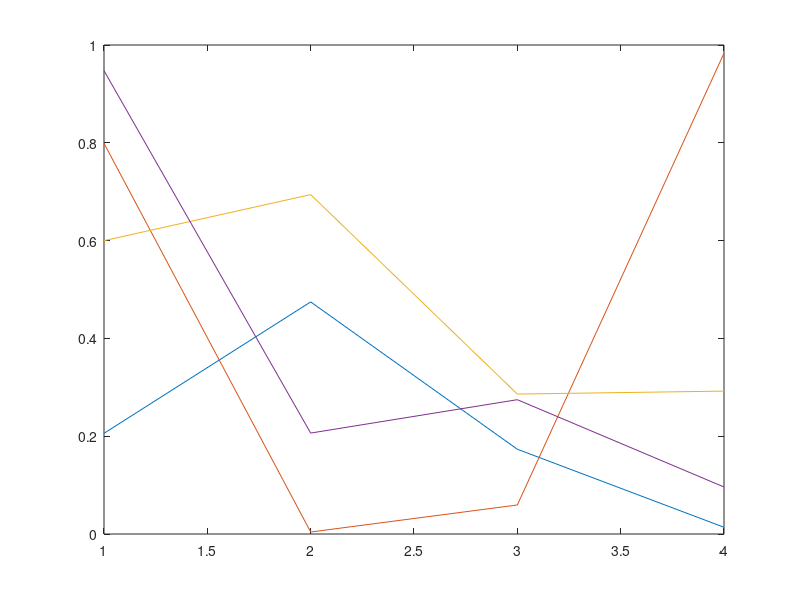
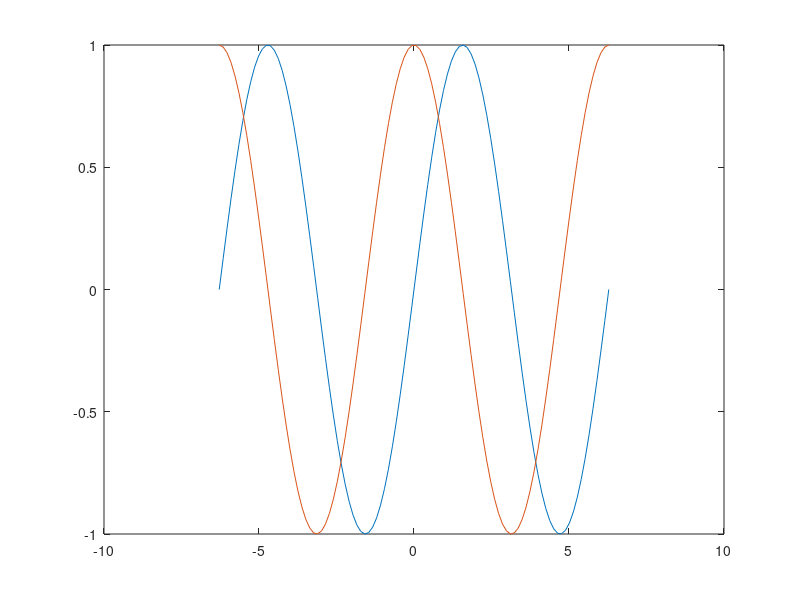

Here is the MATLAB script that generated these plots, in order:
a = randi([1 20],4,4);

a(1:4,2:2:4) = 10;
 
a = reshape(a, 2,8);

a(:, [2 8]) = [];

x = 0:pi/100:2*pi;
y=sin(x);
plot(x,y);

y = rand(4);

plot(y);

x = linspace(-2*pi, 2*pi);
y1 = sin(x)
y2 = cos(x)

figure
plot(x,y1,x,y2)

